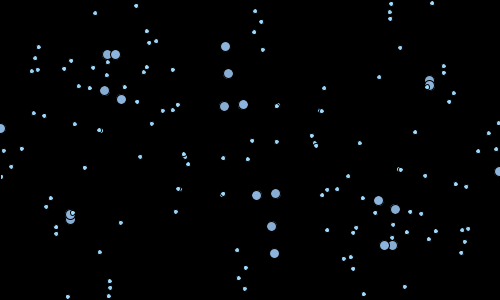
Frame 1 (no input)
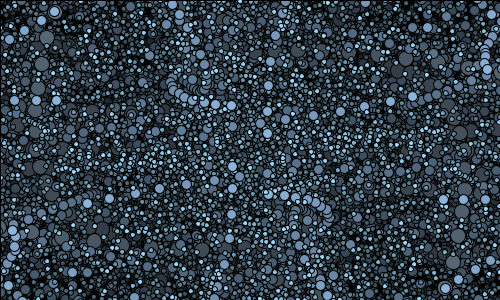
Frame 60 (the mouse pressed at the canvas centre just before this capture)
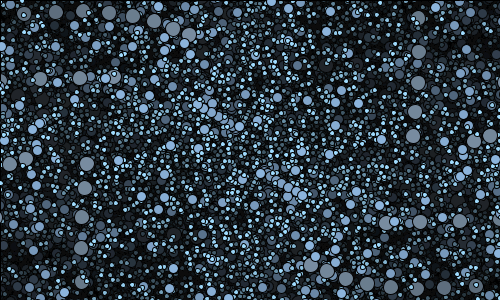
Frame 120 (the mouse held since frame 60 and released just before this capture)

The Processing sketch that drew these frames (run headless with seeded random() and noise(); from frame 60 on, the mouse is pressed at the canvas centre):

// Processing sketch: petridish2
// ── petridish2.pde

// Dec 2008 
// http://www.abandonedart.org
// http://www.zenbullets.com
//
// This work is licensed under a Creative Commons 3.0 License.
// (Attribution - NonCommerical - ShareAlike)
// http://creativecommons.org/licenses/by-nc-sa/3.0/
// 
// This basically means, you are free to use it as long as you:
// 1. give http://www.zenbullets.com a credit
// 2. don't use it for commercial gain
// 3. share anything you create with it in the same way I have
//
// These conditions can be waived if you want to do something groovy with it 
// though, so feel free to email me via http://www.zenbullets.com

//================================= global vars

int _maxlevels = 4;
float _strutFactor;  
float _noiseoff = 0.0;     
Branch[] _branchArr = {};   // stores branches, so drawing can be separated
HPoint[] _pointArr = {};    // initial points

int offset = 0;
int sqlen = 150;

float midx, midy;
int topx, topy;

int numsides = 18;
  
//================================= init

void setup() {
  size(500, 300);
  smooth(); 
  frameRate(12);
  background(0);
  
  midx = width / 2;
  midy = height / 2;
  topx = int(midx-(sqlen/2));
  topy = int(midy-(sqlen/2));
  
  restart();
}

void restart() {
  _noiseoff = random(1);
   rotateStartPoints();
  clearBackground();
  createTree();
}


void addPoint(float x, float y) {
    HPoint hp = new HPoint(x, y);
    _pointArr = (HPoint[])append(_pointArr, hp);
}

void clearBackground() {
  // background(0);
  fill(0, 10);
  rect(0,0,width, height);
}

void rotateStartPoints() {
  
  offset++;
  if (offset > (360/numsides)) { offset = 0; }
  
  _pointArr = (HPoint[])expand(_pointArr, 0);
  int radius = 150;
  for (float x = 0; x < 360; x+= (360/numsides)) {
      float rad = radians(x + offset);
      float x1 = midx + (radius * cos(rad));
      float y1 = midy + (radius * sin(rad));
      addPoint(x1, y1);
    }  
}

void createTree() {
  
   // for next iteration
   _noiseoff = _noiseoff + .01;
   _strutFactor = (noise(_noiseoff) * 6) - 4;
   
   rotateStartPoints();
   
   _branchArr = (Branch[])expand(_branchArr, 0);
   Branch root = new Branch(0, 1, _pointArr);
   // println("Branches created:  " + _branchArr.length);
  
   for (int i = 0; i < _branchArr.length; i++) {
     Branch thisB = _branchArr[i];
     thisB.drawme();
   } 
   
}

//================================= frame loop

void draw() {
 clearBackground();
 createTree();
}

//================================= interaction

void mousePressed() { 
  restart();
}


//================================= objects



class HPoint {
  float x, y;
  HPoint(float ex, float why) {
    x = ex; y = why;
  }
}


class Branch {
  int level;
  int num;
  HPoint[] hpArr = {};    // points of the shape
  HPoint[] mpArr = {};    // midpoints of each side
  HPoint[] ppArr = {};    // end of each projected strut
  
  Branch (int lev, int n, HPoint[] arr) {
    level = lev;  num = n;
    hpArr = arr;
    init();
  }
  
  void trace(String str) {
    println("Branch " + level + "," + num + ": " + str);
  }
  
  void init() {
    
   for (int i = 0; i < hpArr.length; i++) {
     int nexti = i+1;
     if (nexti == hpArr.length) { nexti = 0; }
     mpArr = (HPoint[])append(mpArr, calcMidPoint(hpArr[i], hpArr[nexti]));
   } 
   
   for (int j = 0; j < hpArr.length; j++) {
     
     int nextj = j+int(hpArr.length / 2)+1;
     
     if (nextj >= hpArr.length) { nextj -= hpArr.length; }
     ppArr = (HPoint[])append(ppArr, calcProjPoint(mpArr[j], hpArr[nextj]));
     
   } 
    
    _branchArr = (Branch[])append(_branchArr, this);
    
    if ((level+1) < _maxlevels) {
      Branch newbrCent = new Branch(level+1, 0, ppArr);
      
      for (int k = 0; k < hpArr.length; k++) {
       int nextk = k-1;
       if (nextk < 0) { nextk += hpArr.length; }
        HPoint[] npArr = {  ppArr[k], mpArr[k], hpArr[k], mpArr[nextk], ppArr[nextk] };
        Branch newbr = new Branch(level+1, k+1, npArr);
      }  
       
    }
    
  }
  
  
  void drawme() {
    if (level > -1) {
    fill((level * 20)+100,(level * 40)+100,(level * 60)+100);
    stroke(0);
   for (int i = 0; i < hpArr.length; i++) {
     int wid = (_maxlevels - level) * 5;
     ellipse(ppArr[i].x, ppArr[i].y, wid, wid);
   } 
    }
    
  }
  
  
  
  HPoint calcMidPoint(HPoint end1, HPoint end2) {
    float mx, my;
    if (end1.x > end2.x) {
      mx = end2.x + ((end1.x - end2.x)/2);
    } else {
      mx = end1.x + ((end2.x - end1.x)/2);
    }
    if (end1.y > end2.y) {
      my = end2.y + ((end1.y - end2.y)/2);
    } else {
      my = end1.y + ((end2.y - end1.y)/2);
    }
    return new HPoint(mx, my);
  }
  
  HPoint calcProjPoint(HPoint mp, HPoint op) {
    float px, py;
    
    float adj, opp, hyp;    // triangle, opp = xdiff, adj = ydiff
    if (op.x > mp.x) { 
      opp = op.x - mp.x;
    } else {
      opp = mp.x - op.x; 
    }
    if (op.y > mp.y) {
      adj = op.y - mp.y;
    } else {
      adj = mp.y - op.y;
    }
    float angle = atan(opp/adj);
    float xfactor = sin(angle) * _strutFactor;
    float yfactor = cos(angle) * _strutFactor;
    if (op.x > mp.x) { 
      px = mp.x + (opp * xfactor);
    } else {
      px = mp.x - (opp * xfactor); 
    }
    if (op.y > mp.y) {
      py = mp.y + (adj * yfactor);
    } else {
      py = mp.y - (adj * yfactor);
    }  
    return new HPoint(px, py); 
  }
  
  
}
